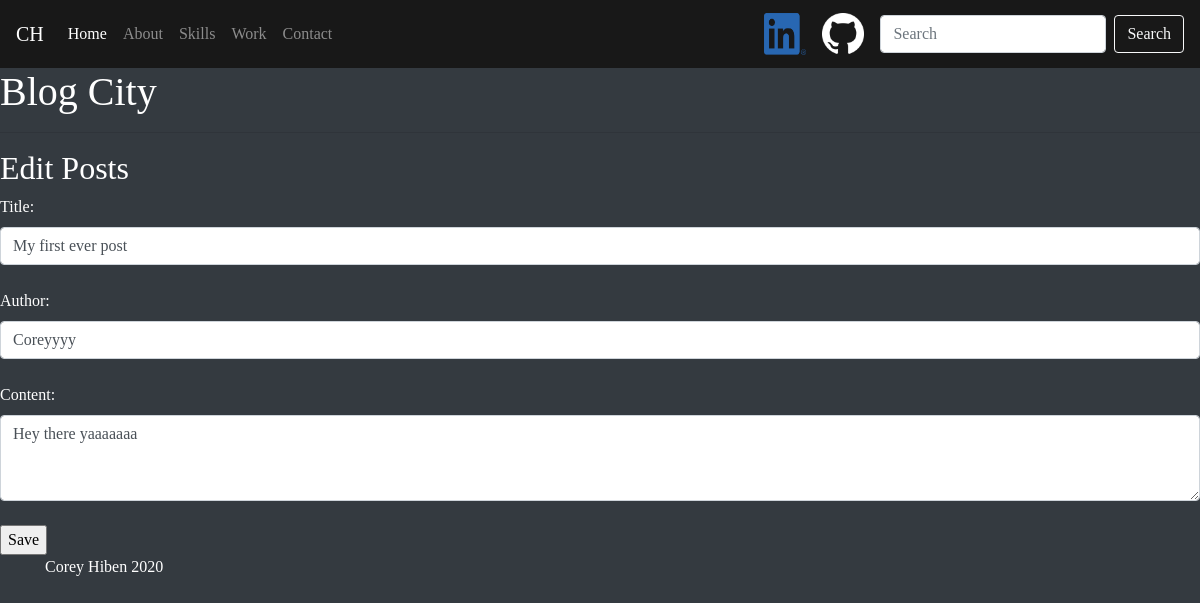
/posts/edit/1, run on an earlier commit of the app's database.
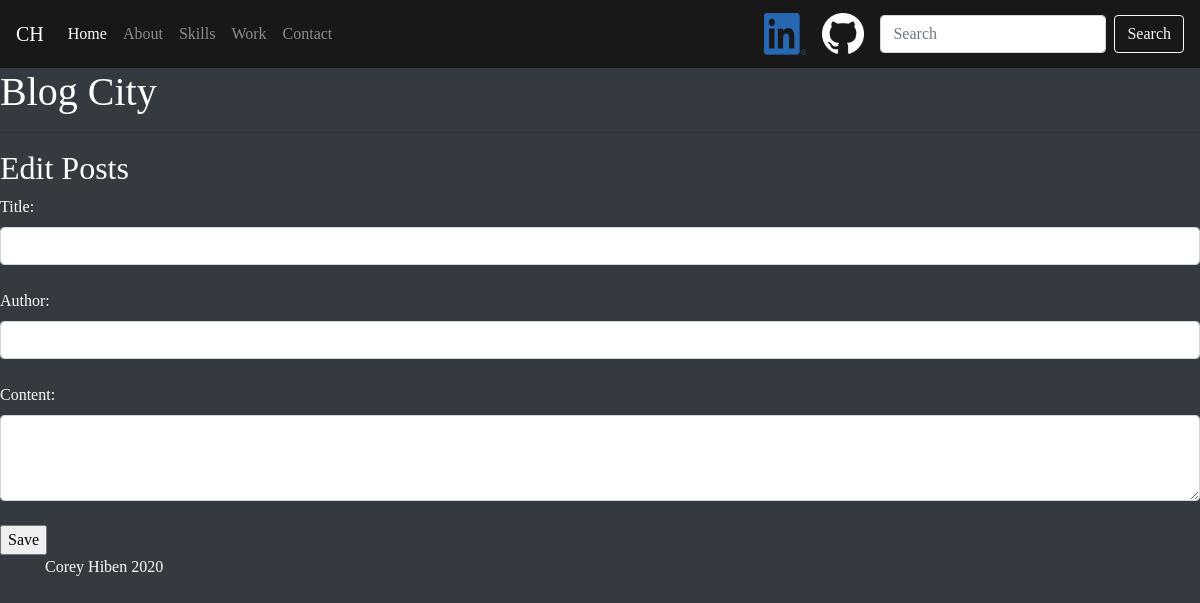
And on a later commit of the database.
### app.py (models this page shows, shortened)
class BlogPosts(db.Model):
    id = db.Column(db.Integer, primary_key=True)
    title = db.Column(db.String(100), nullable=False)
    author = db.Column(db.String(20), nullable=False, default='N/A')
    content = db.Column(db.Text, nullable=False)
    date = db.Column(db.DateTime, nullable=False, default=datetime.utcnow)

### app.py (the view)
@app.route('/posts/edit/<int:id>', methods=["GET", "POST"])
def edit(id):
    post = BlogPosts.query.get(id)
    if request.method == "POST":
        post.title = request.form['title']
        post.author = request.form['author']
        post.content = request.form['content']
        db.session.commit()
        return redirect('/posts')
    else:
        return render_template("/edit.html", post=post)

### templates/edit.html (shortened to what this page needs)
{% extends 'base.html' %}
{% block body %}
    <h1>Blog City</h1>
    <hr>
    <h2>Edit Posts</h2>
    <form action="/posts/edit/{{ post.id }}" method="POST">
        <label for="title">Title:</label>
        <input class="form-control mr-sm-2" type="search" name="title" id="title" value="{{ post.title }}">
        <br>
        <label for="author">Author:</label>
        <input class="form-control mr-sm-2" type="text" name="author" id="author" value="{{ post.author }}">
        <br>
        <label for="content">Content:</label>
        <textarea class="form-control" name="content" id="content" rows="3">{{ post.content }}</textarea>
        <br>
        <input type="submit" value="Save">
    </form>
{% endblock %}

### templates/base.html (shortened to what this page needs)
<!DOCTYPE html>
<html lang="en">
<head>
    <link rel="stylesheet" href="https://stackpath.bootstrapcdn.com/bootstrap/4.4.1/css/bootstrap.min.css"
>
    <link rel="stylesheet" href="css/main.css">
</head>
<nav class="navbar navbar-expand-lg navbar-dark" style="background-color: #181818">
    <a class="navbar-brand" href="./">CH</a>
    <div class="collapse navbar-collapse" id="navbarSupportedContent">
        <ul class="navbar-nav mr-auto">
            <li class="nav-item active">
                <a class="nav-link" href="./">Home <span class="sr-only">(current)</span></a>
            </li>
            <li class="nav-item">
                <a class="nav-link" href="/about">About</a>
            </li>
            <li class="nav-item">
                <a class="nav-link" href="/skills">Skills</a>
            </li>
            <li class="nav-item">
                <a class="nav-link" href="/posts">Work</a>
            </li>
            <li class="nav-item">
                <a class="nav-link" href="/contact">Contact</a>
            </li>
        </ul>
        <a class="navbar-brand" href="https://www.linkedin.com/in/hibencorey/" target="_blank">
            <img src="static/LI-In-Bug.png" style="width: 42px;height: 42px;border: 0">
        </a>
        <a class="navbar-brand" href="https://www.github.com/hibenca" target="_blank">
            <img src="static/GitHub-Mark-Light.png" style="width: 42px;height: 42px;border: 0">
        </a>
        <form class="form-inline my-2 my-lg-0">
            <input class="form-control mr-sm-2" type="search" placeholder="Search" aria-label="Search">
            <button class="btn btn-outline-light my-2 my-sm-0" type="submit">Search</button>
        </form>
    </div>
</nav>
<body class="bg-dark text-white">
{% block body %}{% endblock %}
{% block footer %}
    <div class="container">
        <footer class="footer">Corey Hiben 2020</footer>
    </div>
{% endblock %}
</body>
</html>

### static/css/main.css (style rules this page uses)
body { font-family: "Times New Roman", monospace; background: #1d1d1d; }

What changed in the data, as far as the page shows it:
removed BlogPosts: title "My first ever post", author "Coreyyyy", content "Hey there yaaaaaaa"
